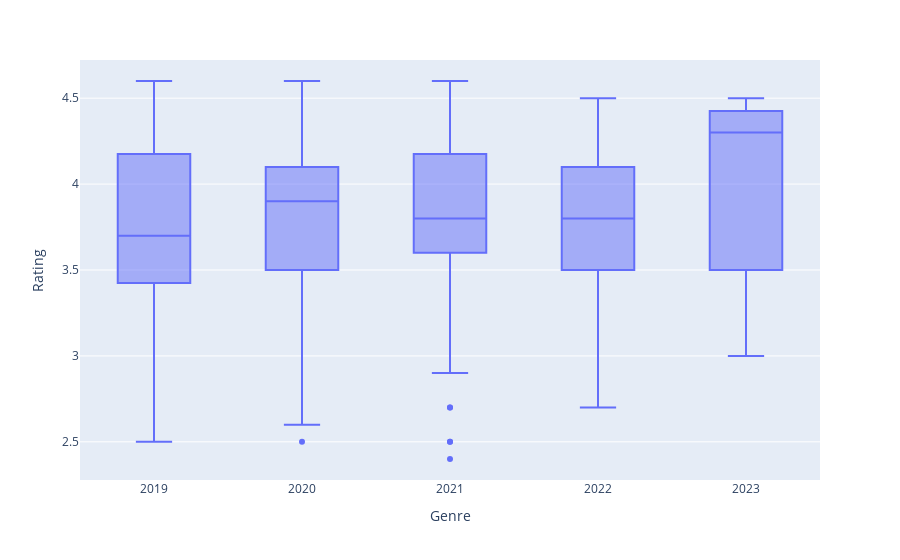

Here is the notebook cell this chart was saved with:
### Markdown cell above
Ratings Distributions for games released in the past 5 years

### Code cell
fig = px.box(df[['Rating','Year','Number of Reviews']][(df['Year']>=2019)&(df['Number of Reviews']>=250)], x='Year' ,y="Rating", labels={'Year':'Genre'})
fig.show()

### Figure 1 — Plotly figure (JSON) as saved in the notebook; plotly's stock layout.template omitted (floating-point values rounded to 4 significant figures; data arrays with more than 128 entries replaced by an {"elided": "..."} marker saying what was removed)
{"data": [{"alignmentgroup": "True", "hovertemplate": "Genre=%{x}<br>Rating=%{y}<extra></extra>", "legendgroup": "", "marker": {"color": "#636efa"}, "name": "", "notched": false, "offsetgroup": "", "orientation": "v", "showlegend": false, "type": "box", "x": {"elided": "194 int values"}, "x0": " ", "xaxis": "x", "y": {"elided": "194 float values"}, "y0": " ", "yaxis": "y"}], "layout": {"boxmode": "group", "legend": {"tracegroupgap": 0}, "margin": {"t": 60}, "xaxis": {"anchor": "y", "domain": [0, 1], "title": {"text": "Genre"}}, "yaxis": {"anchor": "x", "domain": [0, 1], "title": {"text": "Rating"}}}}
